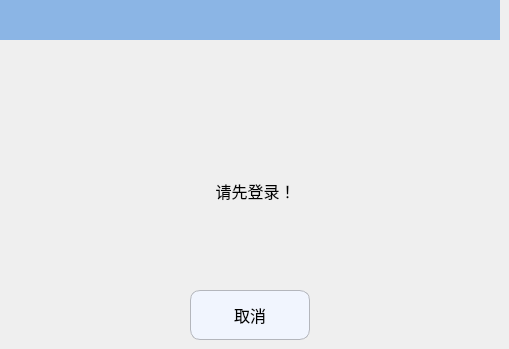
   <widget class="QWidget" name="page_4">
    <widget class="QPushButton" name="Btn_loginCancel">
     <property name="geometry">
      <rect>
       <x>190</x>
       <y>290</y>
       <width>120</width>
       <height>50</height>
      </rect>
     </property>
     <property name="minimumSize">
      <size>
       <width>120</width>
       <height>50</height>
      </size>
     </property>
     <property name="maximumSize">
      <size>
       <width>120</width>
       <height>50</height>
      </size>
     </property>
     <property name="font">
      <font>
       <pointsize>12</pointsize>
      </font>
     </property>
     <property name="styleSheet">
      <string notr="true">QPushButton
{
    background-color:#F1F5FE;
    border-style:solid; /*边框风格*/
    border-width:1px;/*边框宽度*/
    border-color:#B4B6BC; /*边框颜色*/
    border-radius:10px; /*边框倒角*/
}
QPushButton:pressed
{
    border-style:outset; /*边框风格*/
    background-color:qlineargradient(x1: 0, y1: 0, x2: 0, y2: 1, stop:0 #00befa, stop: 1 #0160ea);/*背景色*/
    border-width:1px;/*边框宽度*/
    border-color:#0055ff; /*边框颜色*/
    border-radius:10px; /*边框倒角*/
}</string>
     </property>
     <property name="text">
      <string>取消</string>
     </property>
     <property name="icon">
      <iconset resource="../resource.qrc">
       <normaloff>:/ManualPage/manualpage_images/cancel.png</normaloff>:/ManualPage/manualpage_images/cancel.png</iconset>
     </property>
     <property name="iconSize">
      <size>
       <width>30</width>
       <height>30</height>
      </size>
     </property>
    </widget>
    <widget class="QLabel" name="label_tip2_2">
     <property name="geometry">
      <rect>
       <x>120</x>
       <y>170</y>
       <width>271</width>
       <height>41</height>
      </rect>
     </property>
     <property name="font">
      <font>
       <pointsize>12</pointsize>
      </font>
     </property>
     <property name="text">
      <string>请先登录！</string>
     </property>
     <property name="alignment">
      <set>Qt::AlignCenter</set>
     </property>
    </widget>
    <widget class="QLabel" name="label_13">
     <property name="geometry">
      <rect>
       <x>230</x>
       <y>70</y>
       <width>40</width>
       <height>40</height>
      </rect>
     </property>
     <property name="minimumSize">
      <size>
       <width>40</width>
       <height>40</height>
      </size>
     </property>
     <property name="maximumSize">
      <size>
       <width>40</width>
       <height>40</height>
      </size>
     </property>
     <property name="text">
      <string/>
     </property>
     <property name="pixmap">
      <pixmap resource="../resource.qrc">:/RunPage/runpage_images/alarm.png</pixmap>
     </property>
    </widget>
    <widget class="QLabel" name="label_11">
     <property name="geometry">
      <rect>
       <x>0</x>
       <y>0</y>
       <width>500</width>
       <height>40</height>
      </rect>
     </property>
     <property name="minimumSize">
      <size>
       <width>500</width>
       <height>40</height>
      </size>
     </property>
     <property name="maximumSize">
      <size>
       <width>500</width>
       <height>30</height>
      </size>
     </property>
     <property name="font">
      <font>
       <pointsize>16</pointsize>
      </font>
     </property>
     <property name="styleSheet">
      <string notr="true">QLabel{background-color:#8BB5E5;}</string>
     </property>
     <property name="text">
      <string/>
     </property>
     <property name="alignment">
      <set>Qt::AlignCenter</set>
     </property>
    </widget>
   </widget>
